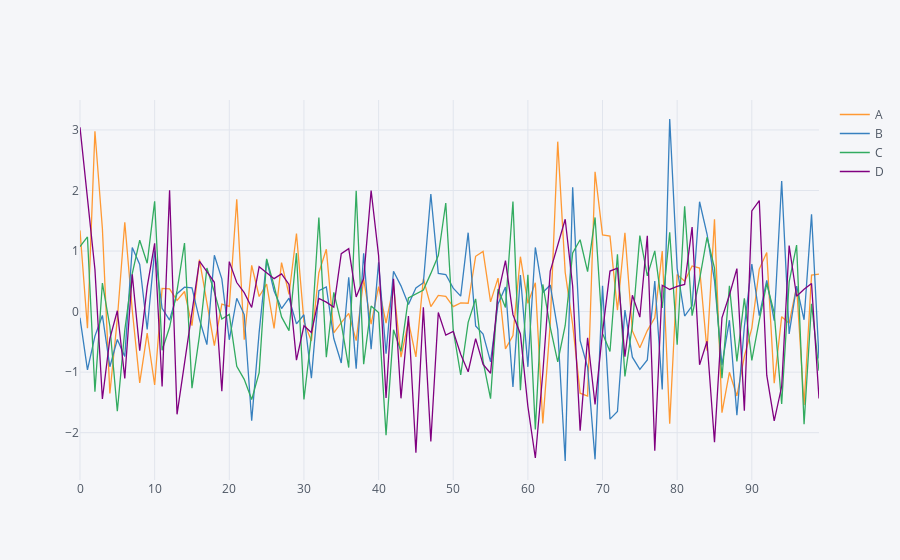

Write notebook code for a chart like this one.
### Code cell
# interactive plot
df1.iplot()
